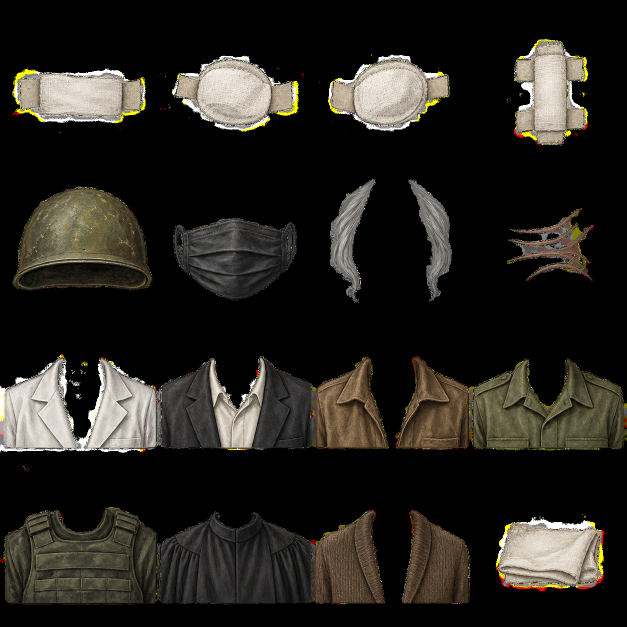
#> input picture assets/portraits-v3/source/appearance_overlays.png, 1254 x 1254 px (shown at 1/2 size)
$ python -i specialist_portrait_library.py   (imports and definitions only)
#> lines starting #> are read from the running program, lines starting #| are printed output that depends on the picture
#!/usr/bin/env python3
"""Package 128 supplemental ImageGen portraits, preserving the original 250.

Only geometric crop, resize, and atlas operations are performed. Source images
are never edited. Run after all eight generated 4x4 source sheets are present.
"""
from __future__ import annotations

import argparse
from collections import Counter
import json
from pathlib import Path
import sys

from PIL import Image, ImageDraw, ImageFont
from portrait_library import ROOT, digest, write_json
from runtime_images import RUNTIME_ENCODING, save_runtime_image

AGES = {16: [22, 30, 24, 45], 17: [25, 40, 55, 72],
        18: [25, 38, 53, 68], 19: [4, 7, 10, 12],
        20: [14, 16, 18, 19], 23: [76, 84, 92, 100]}
SPECIAL = (['tank'] * 2 + ['monster'] * 2 + ['purpleGorilla'] * 2 +
           ['warpedBear'] * 2 + ['pinkElephant'] * 2 + ['madCow'] * 2 +
           ['sixLeggedPig'] * 2 + ['flamingRabbit', 'giantMosquito'])
OVERLAYS = ['foreheadDressing', 'leftEyeDressing', 'rightEyeDressing',
            'noseDressing', 'helmet', 'mask', 'silverTemples', 'wrinkles',
            'labCoat', 'suit', 'workJacket', 'uniform', 'armor', 'robe',
            'casual', 'spareDressing']


def overlay_atlas(source: Path) -> tuple[Image.Image, dict] | None:
    path = source / 'appearance_overlays.png'
    if not path.is_file():
        return None
    with Image.open(path) as original:
        original.load()
        if original.format != 'PNG' or original.width != original.height or original.width < 1024:
            raise ValueError('Appearance overlays require square PNG >=1024px')
        if 'A' not in original.getbands():
            raise ValueError('Appearance overlays require genuine alpha transparency')
        image = original.convert('RGBA')
    alpha = image.getchannel('A')
    if alpha.getextrema() != (0, 255):
        raise ValueError('Appearance overlays must include transparent and opaque pixels')
    edges = [round(edge * image.width / 4) for edge in range(5)]
    runtime = Image.new('RGBA', (1024, 1024), (0, 0, 0, 0))
    entries = []
    for slot, name in enumerate(OVERLAYS):
        row, column = divmod(slot, 4)
        box = (edges[column], edges[row], edges[column + 1], edges[row + 1])
        cell = image.crop(box)
        # The source has near-invisible alpha speckles far outside each object.
        # Threshold determines the geometric crop only; pixels inside stay intact.
        bbox = cell.getchannel('A').point(lambda value: 255 if value > 16 else 0).getbbox()
        if bbox is None:
            raise ValueError(f'Appearance overlay cell {slot} is empty')
        crop = cell.crop(bbox)
        scale = min(252 / crop.width, 252 / crop.height)
        size = (max(1, round(crop.width * scale)), max(1, round(crop.height * scale)))
        offset = (column * 256 + (256 - size[0]) // 2, row * 256 + (256 - size[1]) // 2)
        runtime.paste(crop.resize(size, Image.Resampling.LANCZOS), offset)
        histogram = cell.getchannel('A').histogram()
        entries.append({'index': slot, 'name': name, 'sourceRect': list(box),
                        'trimRectInCell': list(bbox), 'trimmedSize': list(crop.size),
                        'runtimeRect': [column * 256, row * 256, 256, 256],
                        'contentRect': [*offset, *size], 'cropSha256': digest(crop.tobytes()),
                        'alphaPixels': {'transparent': histogram[0], 'opaque': histogram[255],
                                        'partial': sum(histogram[1:255])}})
    return runtime, {'source': 'source/appearance_overlays.png',
                     'asset': 'assets/modern/portraits_v2/appearance_overlays.webp',
                     'sourceSize': list(image.size), 'runtimeSize': [1024, 1024],
                     'sourceSha256': digest(path.read_bytes()),
                     'alphaRange': list(alpha.getextrema()), 'cropAlphaThreshold': 16,
                     'geometry': 'trim to alpha>16 bounding box; preserve RGBA within crop; fit252 and centre in256 cell',
                     'overlays': entries}


# [141 lines left out: functions background, contact_sheet, build, main, not called in this run]


# [2 lines not run here, left out]

>>> import cv2
>>> picture = cv2.imread('../assets/portraits-v3/source/appearance_overlays.png', cv2.IMREAD_GRAYSCALE)
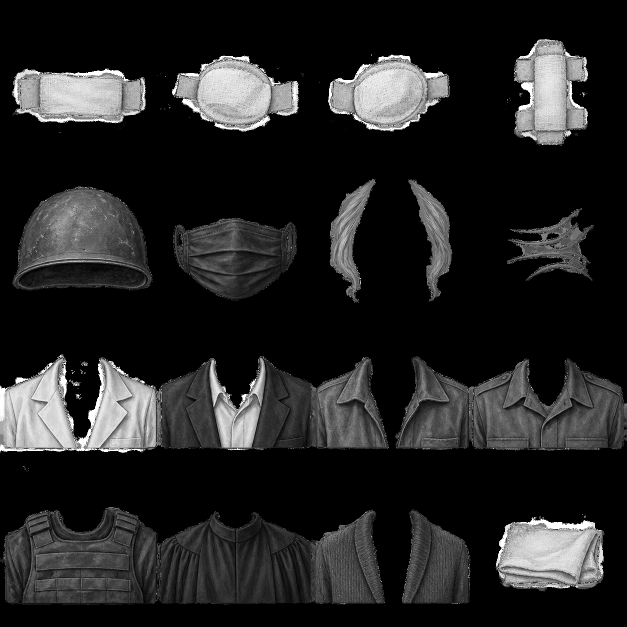
#> picture: shape (1254, 1254) (shown at 1/2 size); min 0, max 255, mean 35.9
#> (the run stopped early here; a loop or call above may not have finished)
